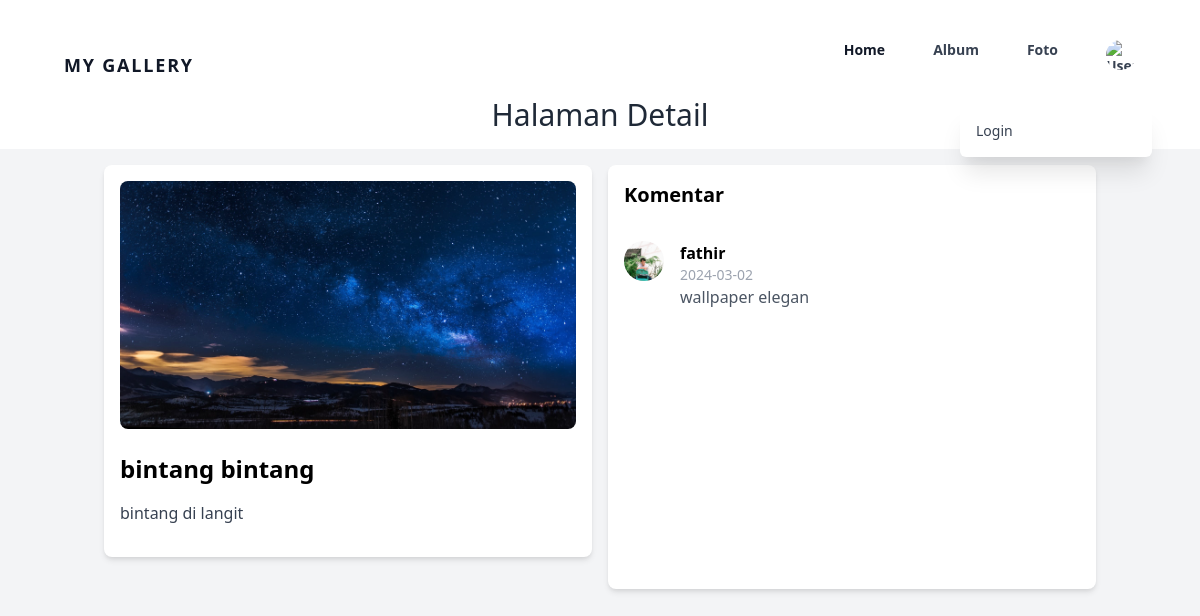
/detail.php?fotoid=50, run on the app's committed database.
### tables this page shows
CREATE TABLE `foto` (
  `fotoid` int NOT NULL,
  `judulfoto` varchar(255) NOT NULL,
  `deskripsifoto` text NOT NULL,
  `tanggalunggah` date NOT NULL,
  `lokasifile` varchar(255) NOT NULL,
  `albumid` int NOT NULL,
  `userid` int NOT NULL
);

CREATE TABLE `komentarfoto` (
  `komentarid` int NOT NULL,
  `fotoid` int NOT NULL,
  `userid` int NOT NULL,
  `isikomentar` text NOT NULL,
  `tanggalkomentar` date NOT NULL
);

CREATE TABLE `user` (
  `userid` int NOT NULL,
  `username` varchar(255) NOT NULL,
  `password` varchar(255) NOT NULL,
  `email` varchar(255) NOT NULL,
  `namalengkap` varchar(255) NOT NULL,
  `alamat` text NOT NULL,
  `role` varchar(20) NOT NULL DEFAULT 'user',
  `profile_photo` varchar(255) NOT NULL
);

### detail.php (the view, shortened to what this page needs)
<?php
include "koneksi.php";
if (isset($_GET['fotoid'])) {
    $fotoid = $_GET['fotoid'];
}
function getUserProfile($conn, $userid)
{
    $query = mysqli_query($conn, "SELECT * FROM user WHERE userid = $userid");
    return mysqli_fetch_assoc($query);
}
?>
<!DOCTYPE html>
<html lang="en">
<head>
    <link rel="stylesheet" href="./css/all.min.css">
    <link rel="stylesheet" href="./css/fontawesome.min.css">
    <link href="https://cdn.jsdelivr.net/npm/tailwindcss@2.0.2/dist/tailwind.min.css" rel="stylesheet">
</head>
<body class="font-sans bg-gray-100">
    <div class="bg-white p-4">
        <ul class="flex items-center justify-center mt-4">
            <?php
            if (isset($_SESSION['role']) && $_SESSION['role'] === 'admin') {
                ?>
                <?php include 'adminnavbar.php'; ?>
                <?php
            } else {
                ?>
                <?php include 'navbar.php'; ?>
                <?php
            }
            ?>
        </ul>
        <?php if (isset($_SESSION['namalengkap'])): ?>
            <h1 class="text-3xl text-center text-gray-800">Halaman Detail</h1>
            <p class="text-center mt-2">Selamat datang <b>
                    <?= $_SESSION['namalengkap'] ?>
                </b></p>
        <?php else: ?>
            <h1 class="text-3xl text-center text-gray-800">Halaman Detail</h1>
        <?php endif; ?>
    </div>
    <div class="container mx-auto mt-15 p-4 grid grid-cols-1 lg:grid-cols-2 gap-4">
        <form action="" method="post" class="mb-8">
            <?php
            $sql = mysqli_query($conn, "select * from foto where fotoid='$fotoid'");
            while ($data = mysqli_fetch_array($sql)) {
                ?>
                <div class="bg-white shadow-md rounded-lg p-4 pb-4">
                    <div class="flex justify-center items-center mb-6">
                        <img src="gambar/<?= $data['lokasifile'] ?>" class="rounded-lg zoom-cursor zoom-image"
                            style="max-width: 100%; max-height: 70vh;" id="zoomImage">
                    </div>
                    <div class="text-left">
                        <h2 class="text-2xl font-semibold mb-4">
                            <?= $data['judulfoto'] ?>
                        </h2>
                        <p class="mb-4 text-gray-700">
                            <?= $data['deskripsifoto'] ?>
                        </p>
                    </div>
                </div>
                <?php
            }
            ?>
        </form>
        <div class="bg-white shadow-md rounded-lg p-4 pb-4">
            <h2 class="text-xl font-semibold mb-4">Komentar</h2>
            <div class="divide-y divide-gray-200">
                <?php
                $sql = mysqli_query($conn, "select komentarfoto.*, user.namalengkap from komentarfoto inner join user on komentarfoto.userid=user.userid where komentarfoto.fotoid='$fotoid'");
                while ($data = mysqli_fetch_array($sql)) {
                    ?>
                    <div class="flex items-start py-4">
                        <div class="flex-shrink-0">
                            <?php
                            $profile_photo = isset(getUserProfile($conn, $data['userid'])['profile_photo']) ? getUserProfile($conn, $data['userid'])['profile_photo'] : 'https://cdn-icons-png.flaticon.com/512/9131/9131529.png';
                            ?>
                            <img src="<?= $profile_photo ?>" alt="Avatar" class="w-10 h-10 rounded-full">
                        </div>
                        <div class="ml-4">
                            <p class="font-semibold">
                                <?= $data['namalengkap'] ?>
                            </p>
                            <p class="text-sm text-gray-400">
                                <?= $data['tanggalkomentar'] ?>
                            </p>
                            <p class="text-gray-600">
                                <?= $data['isikomentar'] ?>
                            </p>
                        </div>
                    </div>
                    <?php
                }
                ?>
            </div>
        </div>
    </div>
</body>
</html>

### detail.php (style rules this page uses)
.zoom-cursor { cursor: zoom-in; }

### data on the page
foto: lokasifile (picture), judulfoto "bintang bintang", deskripsifoto "bintang di langit"
komentarfoto: userid.profile_photo (picture), userid.namalengkap "fathir", tanggalkomentar "2024-03-02", isikomentar "wallpaper elegan"
